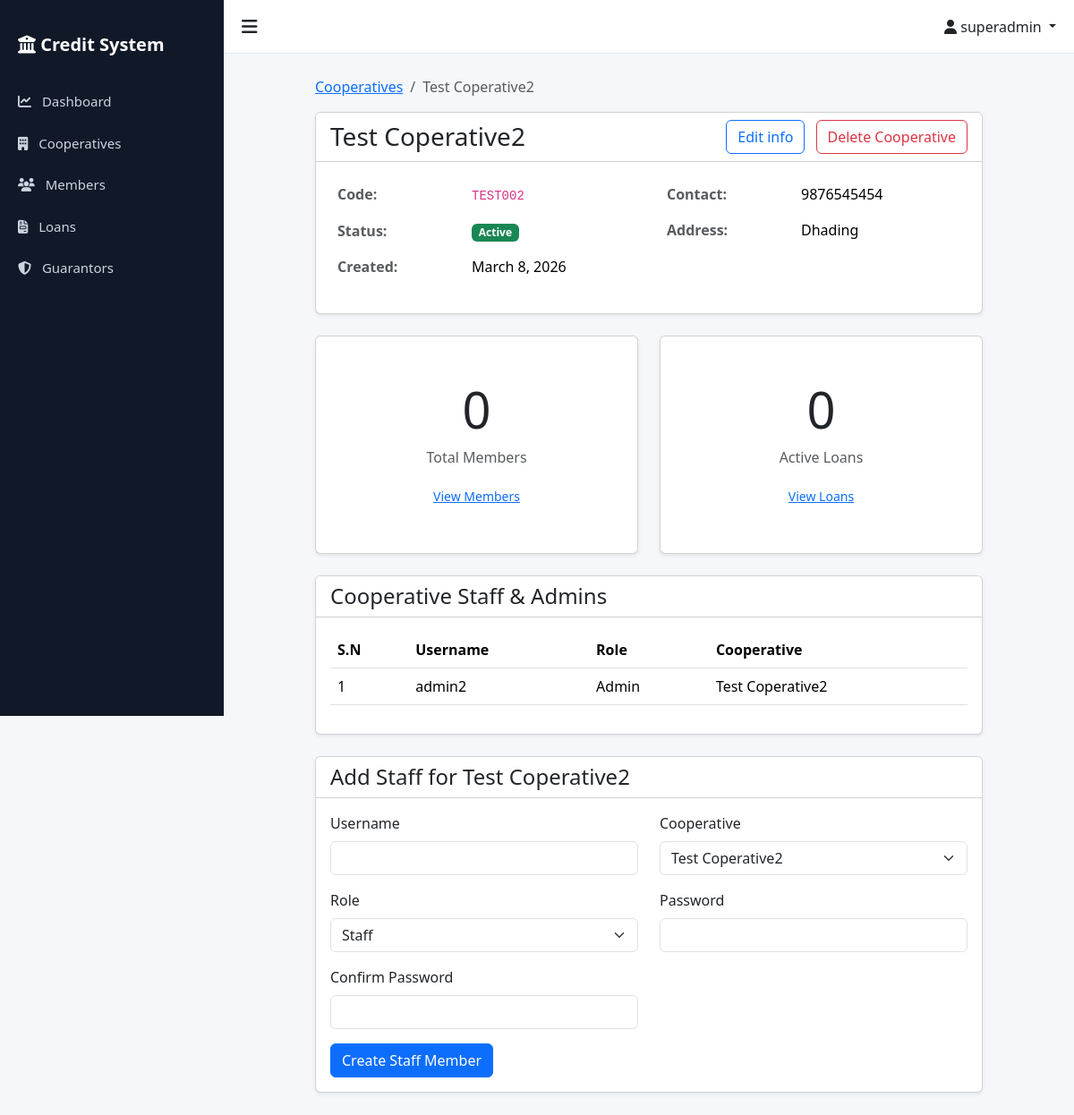
The app's page /cooperatives/2/ (signed in), older data.
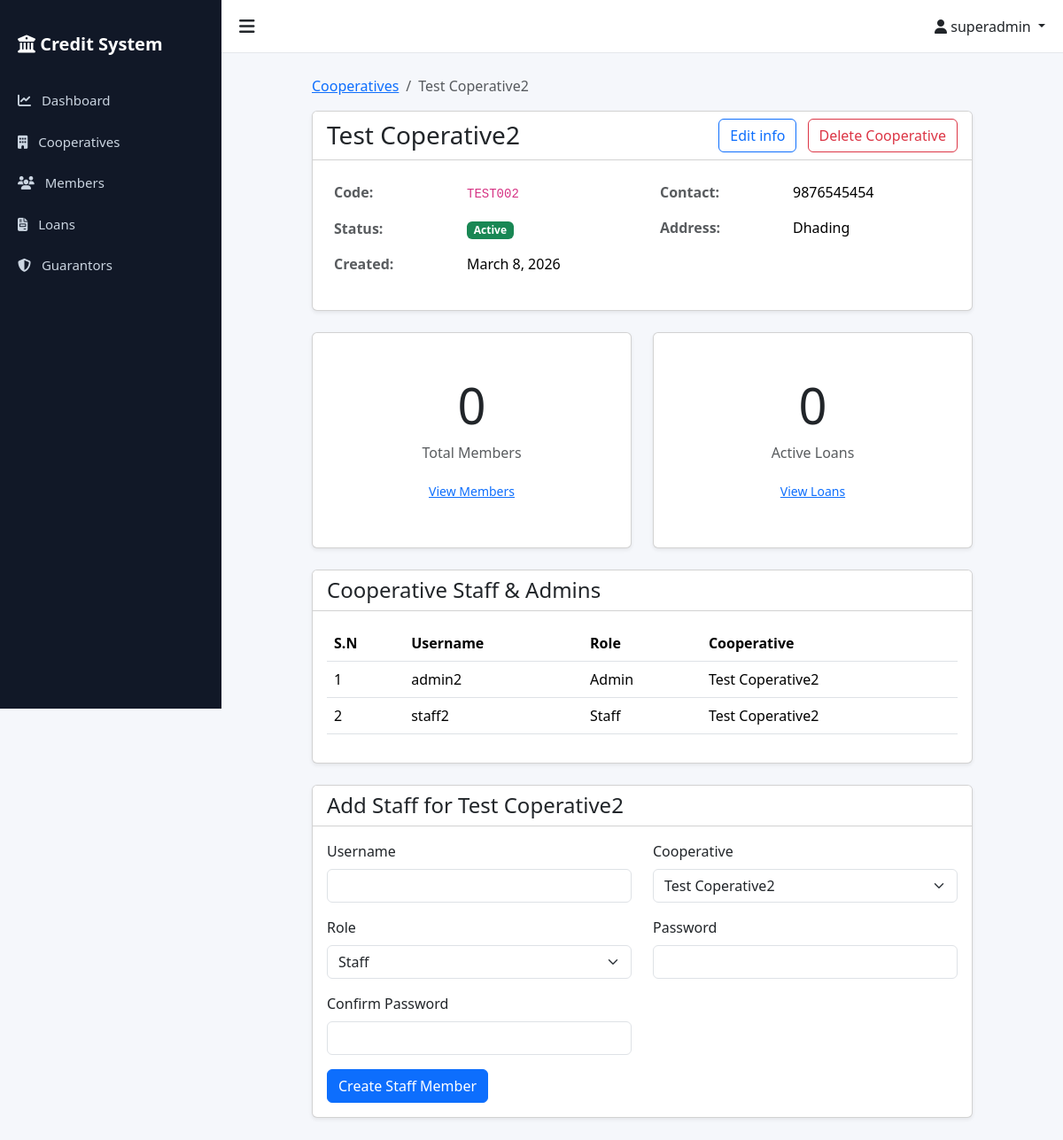
The same page, newer data.
### accounts/models.py (models this page shows, shortened)
class User(AbstractUser):
    ROLE_CHOICES = (
        ('superadmin', 'Super Admin'),
        ('admin', 'Admin'),
        ('staff', 'Staff'),
    )
    role = models.CharField(max_length=20, choices=ROLE_CHOICES, default='staff')
    cooperative = models.ForeignKey(
        'cooperatives.Cooperative',
        on_delete=models.SET_NULL,
        null=True,
        blank=True,
        related_name='users',
        help_text="Null for Super Admin users"
    )
    is_first_login = models.BooleanField(default=True)
    class Meta:
        ordering = ['-date_joined']
        indexes = [
            models.Index(fields=['role']),
            models.Index(fields=['cooperative']),
        ]
    def is_superadmin(self):
        return self.role == 'superadmin'
    def is_admin(self):
        return self.role == 'admin'
    def is_staff_user(self):
        return self.role == 'staff'

### cooperatives/models.py (models this page shows, shortened)
class Cooperative(models.Model):
    STATUS_CHOICES = (
        ('active', 'Active'),
        ('inactive', 'Inactive'),
    )
    name = models.CharField(max_length=255)
    code = models.CharField(max_length=50, unique=True)
    address = models.TextField()
    contact = models.CharField(max_length=255)  # Can contain phone/email
    status = models.CharField(max_length=20, choices=STATUS_CHOICES, default='active')
    created_at = models.DateTimeField(auto_now_add=True)
    updated_at = models.DateTimeField(auto_now=True)
    class Meta:
        ordering = ['-created_at']
        verbose_name_plural = 'Cooperatives'

### cooperatives/views.py (the view)
# urls.py: path('<int:pk>/', views.CooperativeDetailView.as_view(), name='detail'),
class CooperativeDetailView(StaffOrAdminMixin, CooperativeAccessMixin, DetailView):
    model = Cooperative
    template_name = 'cooperatives/cooperative_detail.html'
    context_object_name = 'cooperative'
    def get_context_data(self, **kwargs):
        context = super().get_context_data(**kwargs)
        if self.request.user.is_superadmin():
            context['staff_form'] = StaffCreationForm(initial={'cooperative': self.object})
            context['cooperative_staff'] = self.object.users.all().order_by('role', 'username')
        return context

### accounts/forms.py (shortened to what this page needs)
class StaffCreationForm(forms.ModelForm):
    password = forms.CharField(widget=forms.PasswordInput, help_text="Password must be at least 8 characters.")
    confirm_password = forms.CharField(widget=forms.PasswordInput, label="Confirm Password")
    class Meta:
        model = User
        fields = ['username', 'cooperative', 'role', 'password']
        widgets = {
            'role': forms.Select(choices=[('admin', 'Admin'), ('staff', 'Staff')]),
        }

### accounts/permissions.py (called while the page is built, shortened)
    def test_func(self):
        return self.request.user.is_authenticated and (
            self.request.user.is_staff_user() or
            self.request.user.is_admin() or
            self.request.user.is_superadmin()
        )

    def get_queryset(self):
        queryset = super().get_queryset()
        if self.request.user.is_superadmin():
            return queryset

    def get_context_data(self, **kwargs):
        context = super().get_context_data(**kwargs)
        if not self.request.user.is_superadmin() and self.request.user.cooperative:
            context['user_cooperative'] = self.request.user.cooperative
        return context

### templates/cooperatives/cooperative_detail.html (shortened to what this page needs)
{% extends 'base.html' %}
{% block content %}
<div class="row justify-content-center">
    <div class="col-md-10">
        <nav aria-label="breadcrumb">
            <ol class="breadcrumb">
                {% if request.user.is_superadmin %}
                <li class="breadcrumb-item"><a href="{% url 'cooperatives:list' %}">Cooperatives</a></li>
                {% endif %}
                <li class="breadcrumb-item active" aria-current="page">{{ cooperative.name }}</li>
            </ol>
        </nav>
        <div class="card shadow-sm mt-3">
            <div class="card-header bg-white d-flex justify-content-between align-items-center">
                <h3 class="mb-0">{{ cooperative.name }}</h3>
                {% if request.user.is_superadmin %}
                <div>
                    <a href="{% url 'cooperatives:edit' cooperative.pk %}" class="btn btn-outline-primary">Edit info</a>
                    <a href="{% url 'cooperatives:delete' cooperative.pk %}" class="btn btn-outline-danger ms-2">Delete
                        Cooperative</a>
                </div>
                {% endif %}
            </div>
            <div class="card-body">
                <div class="row">
                    <div class="col-md-6">
                        <table class="table table-borderless">
                            <tr>
                                <th class="text-muted" style="width: 150px;">Code:</th>
                                <td><code>{{ cooperative.code }}</code></td>
                            </tr>
                            <tr>
                                <th class="text-muted">Status:</th>
                                <td>
                                    <span
                                        class="badge {% if cooperative.status == 'active' %}bg-success{% else %}bg-secondary{% endif %}">
                                        {{ cooperative.get_status_display }}
                                    </span>
                                </td>
                            </tr>
                            <tr>
                                <th class="text-muted">Created:</th>
                                <td>{{ cooperative.created_at|date:"F j, Y" }}</td>
                            </tr>
                        </table>
                    </div>
                    <div class="col-md-6">
                        <table class="table table-borderless">
                            <tr>
                                <th class="text-muted" style="width: 150px;">Contact:</th>
                                <td>{{ cooperative.contact }}</td>
                            </tr>
                            <tr>
                                <th class="text-muted">Address:</th>
                                <td>{{ cooperative.address|linebreaks }}</td>
                            </tr>
                        </table>
                    </div>
                </div>
            </div>
        </div>
        <div class="row mt-4">
            <div class="col-md-6">
                <div class="card h-100 shadow-sm">
                    <div class="card-body text-center py-5">
                        <h1 class="display-4">{{ cooperative.members.count|default:"0" }}</h1>
                        <p class="text-muted">Total Members</p>
                        <a href="{% url 'members:member_list' %}" class="btn btn-sm btn-link">View Members</a>
                    </div>
                </div>
            </div>
            <div class="col-md-6">
                <div class="card h-100 shadow-sm">
                    <div class="card-body text-center py-5">
                        <h1 class="display-4">{{ cooperative.loans.count|default:"0" }}</h1>
                        <p class="text-muted">Active Loans</p>
                        <a href="{% url 'loans:loan_list' %}" class="btn btn-sm btn-link">View Loans</a>
                    </div>
                </div>
            </div>
        </div>
        {% if request.user.is_superadmin %}
        <div class="card shadow-sm mt-4">
            <div class="card-header bg-white">
                <h4 class="mb-0">Cooperative Staff & Admins</h4>
            </div>
            <div class="card-body">
                <div class="table-responsive">
                    <table class="table table-hover">
                        <thead>
                            <tr>
                                <th>S.N</th>
                                <th>Username</th>
                                <th>Role</th>
                                <th>Cooperative</th>
                            </tr>
                        </thead>
                        <tbody>
                            {% for staff in cooperative_staff %}
                            <tr>
                                <td>{{ forloop.counter }}</td>
                                <td>{{ staff.username }}</td>
                                <td>{{ staff.get_role_display }}</td>
                                <td>{{ cooperative.name }}</td>
                            </tr>
                            {% empty %}
                            <tr>
                                <td colspan="4" class="text-center text-muted">No staff members found for this
                                    cooperative.</td>
                            </tr>
                            {% endfor %}
                        </tbody>
                    </table>
                </div>
            </div>
        </div>
        <div class="card shadow-sm mt-4">
            <div class="card-header bg-white">
                <h4 class="mb-0">Add Staff for {{ cooperative.name }}</h4>
            </div>
            <div class="card-body">
                <form action="{% url 'cooperatives:create_staff' %}" method="post">
                    <div class="row">
                        <div class="col-md-6 mb-3">
                            <label for="id_username" class="form-label">Username</label>
                            <input type="text" name="username" class="form-control" id="id_username" required>
                        </div>
                        <div class="col-md-6 mb-3">
                            <label for="id_cooperative" class="form-label">Cooperative</label>
                            <select name="cooperative" class="form-select" id="id_cooperative" required>
                                <option value="{{ cooperative.pk }}" selected>{{ cooperative.name }}</option>
                            </select>
                        </div>
                    </div>
                    <div class="row">
                        <div class="col-md-6 mb-3">
                            <label for="id_role" class="form-label">Role</label>
                            <select name="role" class="form-select" id="id_role" required>
                                <option value="staff" selected>Staff</option>
                            </select>
                        </div>
                        <div class="col-md-6 mb-3">
                            <label for="id_password" class="form-label">Password</label>
                            <input type="password" name="password" class="form-control" id="id_password" required>
                        </div>
                    </div>
                    <div class="row">
                        <div class="col-md-6 mb-3">
                            <label for="id_confirm_password" class="form-label">Confirm Password</label>
                            <input type="password" name="confirm_password" class="form-control" id="id_confirm_password"
                                required>
                        </div>
                    </div>
                    <button type="submit" class="btn btn-primary">Create Staff Member</button>
                </form>
            </div>
        </div>
        {% endif %}
    </div>
</div>
{% endblock %}

### templates/base.html (shortened to what this page needs)
{% load static %}
<!DOCTYPE html>
<html lang="en">
<head>
    <link href="https://cdn.jsdelivr.net/npm/bootstrap@5.3.2/dist/css/bootstrap.min.css" rel="stylesheet">
    <link rel="stylesheet" href="https://cdnjs.cloudflare.com/ajax/libs/font-awesome/6.5.0/css/all.min.css">
</head>
<body>
    {% if user.is_authenticated %}
    <div id="sidebar" class="sidebar">
        <div class="sidebar-brand">
            <i class="fa-solid fa-building-columns"></i> Credit System
        </div>
        <a href="{% url 'accounts:dashboard' %}">
            <i class="fa-solid fa-chart-line me-2"></i> Dashboard
        </a>
        {% if user.is_superadmin %} <a href="{% url 'cooperatives:list' %}"> <i class="fa-solid fa-building me-2"></i>
            Cooperatives </a>
        {% elif user.cooperative %} <a href="{% url 'cooperatives:detail' user.cooperative.pk %}"> <i
                class="fa-solid fa-handshake me-2"></i> My Cooperative </a>
        {% endif %}
        <a href="{% url 'members:member_list' %}">
            <i class="fa-solid fa-users me-2"></i> Members
        </a>
        <a href="{% url 'loans:loan_list' %}">
            <i class="fa-solid fa-file-invoice me-2"></i> Loans
        </a>
        <a href="{% url 'loans:guarantor_list' %}">
            <i class="fa-solid fa-shield-halved me-2"></i> Guarantors
        </a>
    </div>
    {% endif %}
    <div id="mainContent" class="{% if user.is_authenticated %}main-content{% else %}container-fluid{% endif %}">
        {% if user.is_authenticated %}
        <div class="topbar">
            <div class="toggle-btn" onclick="toggleSidebar()">
                <i class="fa-solid fa-bars"></i>
            </div>
            <div>
                <div class="dropdown">
                    <a class="dropdown-toggle text-dark text-decoration-none" href="#" role="button"
                        data-bs-toggle="dropdown">
                        <i class="fa-solid fa-user"></i>
                        {{ user.username }}
                    </a>
                </div>
            </div>
        </div>
        {% endif %}
        <div class="page-content">
            {% block content %}
            {% endblock %}
        </div>
    </div>
</body>
</html>

### templates/base.html (style rules this page uses)
body { overflow-x: hidden; background: #f5f7fb; }
.sidebar { height: 100vh; width: 250px; position: fixed; top: 0; left: 0; background: #111827; padding-top: 20px; transition: all 0.3s; }
.sidebar a { color: #cbd5e1; padding: 12px 20px; display: block; text-decoration: none; font-size: 15px; }
.sidebar-brand { color: #fff; font-size: 20px; font-weight: 600; padding: 15px 20px; margin-bottom: 10px; }
.main-content { margin-left: 250px; transition: all 0.3s; }
.topbar { height: 60px; background: #fff; border-bottom: 1px solid #e5e7eb; display: flex; align-items: center; justify-content: space-between; padding: 0 20px; }
.toggle-btn { font-size: 20px; cursor: pointer; }
.page-content { padding: 25px; }

Row changes from the older to the newer data that the page shows:
added User: username "staff2", role "Staff", {{ cooperative.name }} "Test Coperative2"
